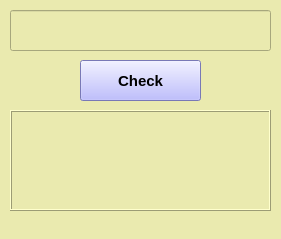
<?xml version="1.0" encoding="UTF-8"?>
<ui version="4.0">
 <class>MainWindow</class>
 <widget class="QMainWindow" name="MainWindow">
  <property name="geometry">
   <rect>
    <x>0</x>
    <y>0</y>
    <width>281</width>
    <height>239</height>
   </rect>
  </property>
  <property name="windowTitle">
   <string>MainWindow</string>
  </property>
  <property name="styleSheet">
   <string notr="true">background-color: rgb(234, 234, 175);</string>
  </property>
  <widget class="QWidget" name="centralwidget">
   <widget class="QLineEdit" name="pass_line">
    <property name="geometry">
     <rect>
      <x>10</x>
      <y>10</y>
      <width>261</width>
      <height>41</height>
     </rect>
    </property>
    <property name="font">
     <font>
      <pointsize>11</pointsize>
      <weight>75</weight>
      <bold>true</bold>
     </font>
    </property>
    <property name="alignment">
     <set>Qt::AlignCenter</set>
    </property>
   </widget>
   <widget class="QPushButton" name="check_button">
    <property name="geometry">
     <rect>
      <x>80</x>
      <y>60</y>
      <width>121</width>
      <height>41</height>
     </rect>
    </property>
    <property name="font">
     <font>
      <pointsize>11</pointsize>
      <weight>75</weight>
      <bold>true</bold>
     </font>
    </property>
    <property name="styleSheet">
     <string notr="true">background-color: rgb(170, 170, 255);</string>
    </property>
    <property name="text">
     <string>Check</string>
    </property>
   </widget>
   <widget class="QLabel" name="money_label">
    <property name="geometry">
     <rect>
      <x>10</x>
      <y>110</y>
      <width>261</width>
      <height>101</height>
     </rect>
    </property>
    <property name="font">
     <font>
      <pointsize>14</pointsize>
      <weight>75</weight>
      <bold>true</bold>
     </font>
    </property>
    <property name="frameShape">
     <enum>QFrame::Box</enum>
    </property>
    <property name="frameShadow">
     <enum>QFrame::Raised</enum>
    </property>
    <property name="text">
     <string/>
    </property>
    <property name="alignment">
     <set>Qt::AlignCenter</set>
    </property>
    <property name="wordWrap">
     <bool>true</bool>
    </property>
   </widget>
  </widget>
  <widget class="QStatusBar" name="statusbar"/>
 </widget>
 <resources/>
 <connections/>
</ui>
